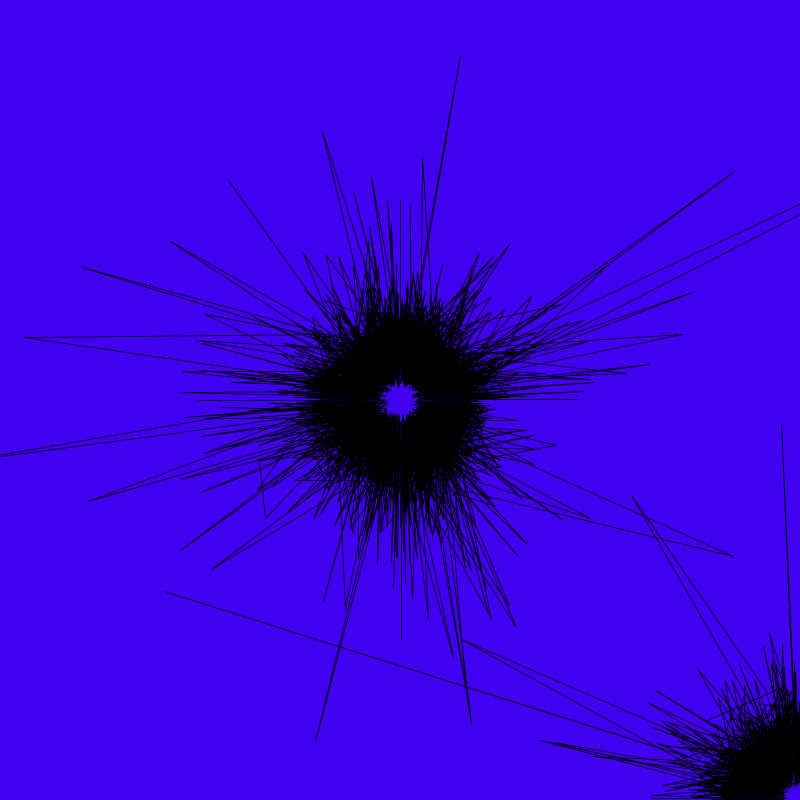
Frame 1 (no input)
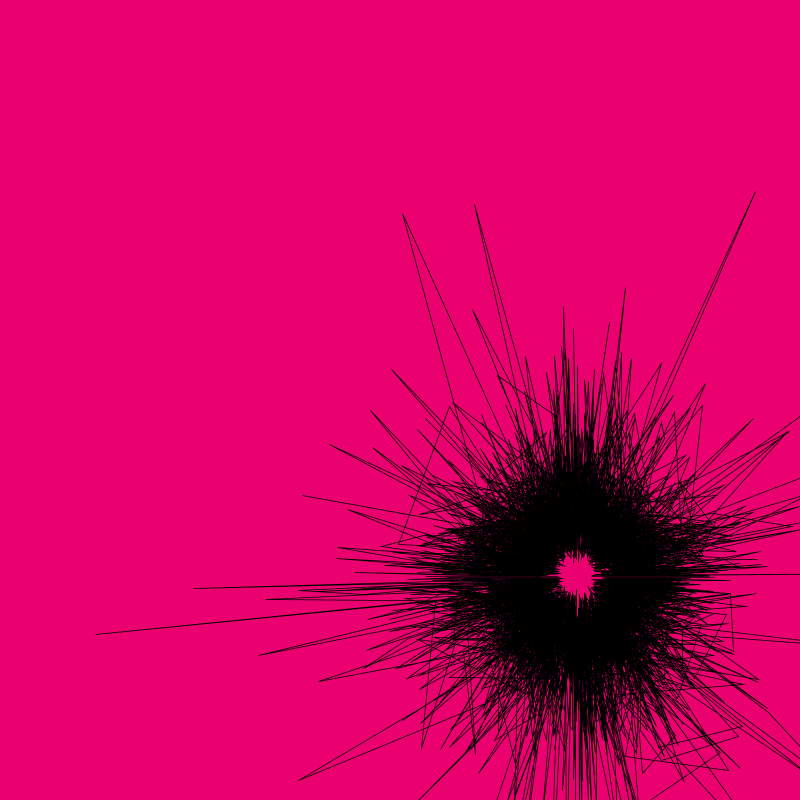
Frame 60 (the mouse pressed at the canvas centre just before this capture)
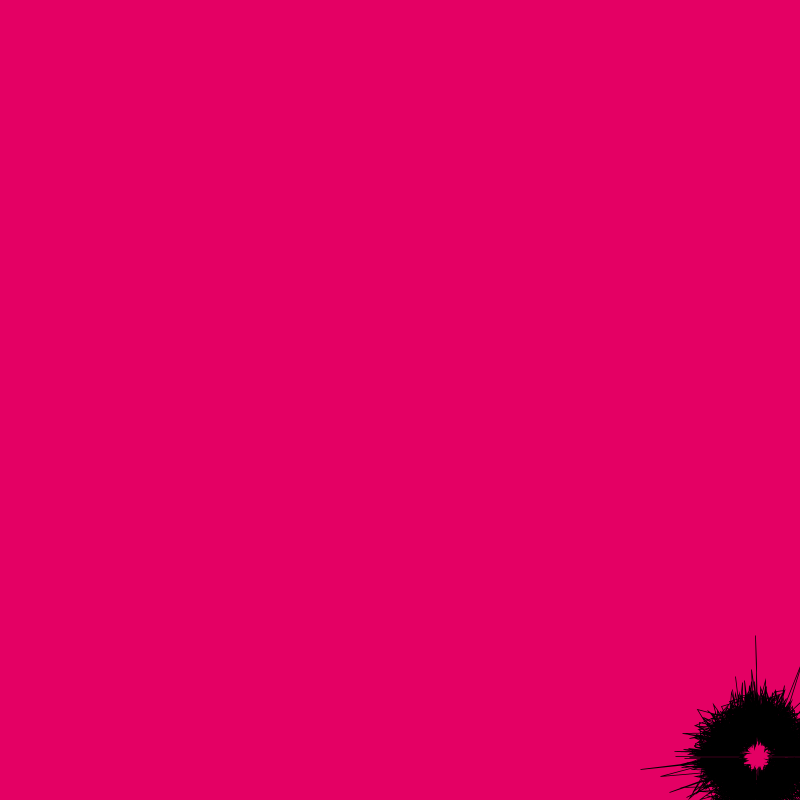
Frame 120 (the mouse held since frame 60 and released just before this capture)

The Processing sketch that drew these frames (run headless with seeded random() and noise(); from frame 60 on, the mouse is pressed at the canvas centre):

// Processing sketch: sketch_9
// ── sketch_9.pde

void setup()
{
  size(800, 800);
  noFill();
  stroke(0);
  strokeWeight(sin(random(1, 3)));
  
}

float t = 0;
float p = 0;

void draw() {
  background(random(0, 255), 0, random(0, 255));

  
  
  
  for (int a = 0; a < 30; a++) {
    
    beginShape();
  translate(width/2 + t, height / 2 + t);
  
  //add some vertices...
  
  for (float theta = 0; theta <= 2 * PI; theta += 0.001) {
   float rad = r(theta,
   random(2, 4), //a
   20, //b
   random(2, 9), //m
   random(1, 3), //n1
   sin(t) * random(0.2, 0.7) + 0.5, // n2
   cos(t) * random(0.5, 0.9) + 0.5 //n3
   );
   
   float x = rad * cos(theta) * random(10, 60);
   float y = rad * sin(theta) * random(10, 60);
   
   vertex(x + random(0.1, 0.9), y);
  }
  endShape();
  
  t += 0.1;
  p += 1;
  }
}
  
 
  


float r(float theta, float a, float b, float m, float n1, float n2, float n3)  {
  return pow(pow(abs(cos(m * theta / 4.0) / a), n2) + pow(abs(sin(m * theta / 4.0) / b), n3), -1.0 / n1);
}
